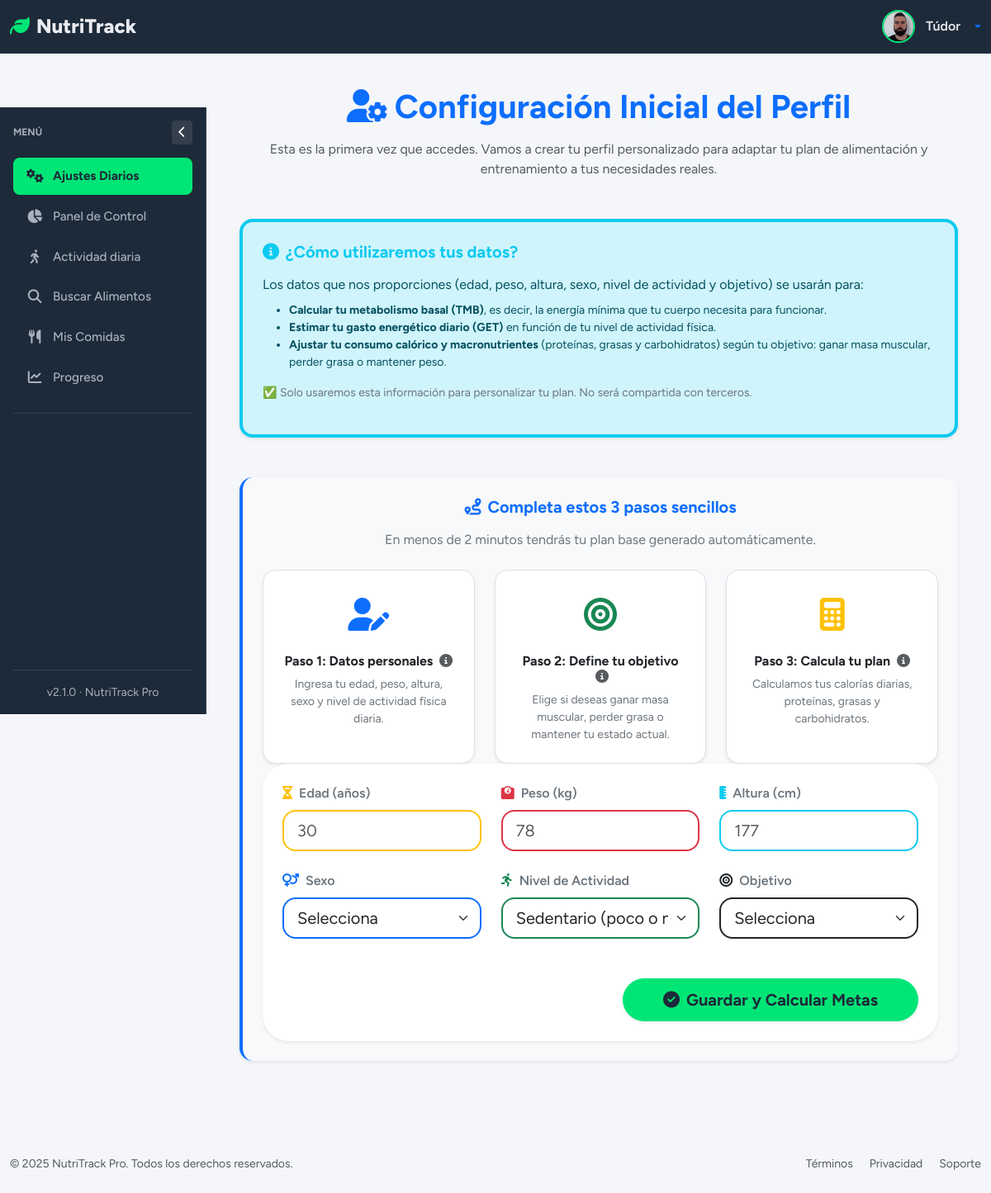
The app's page /settings (signed in), older data.
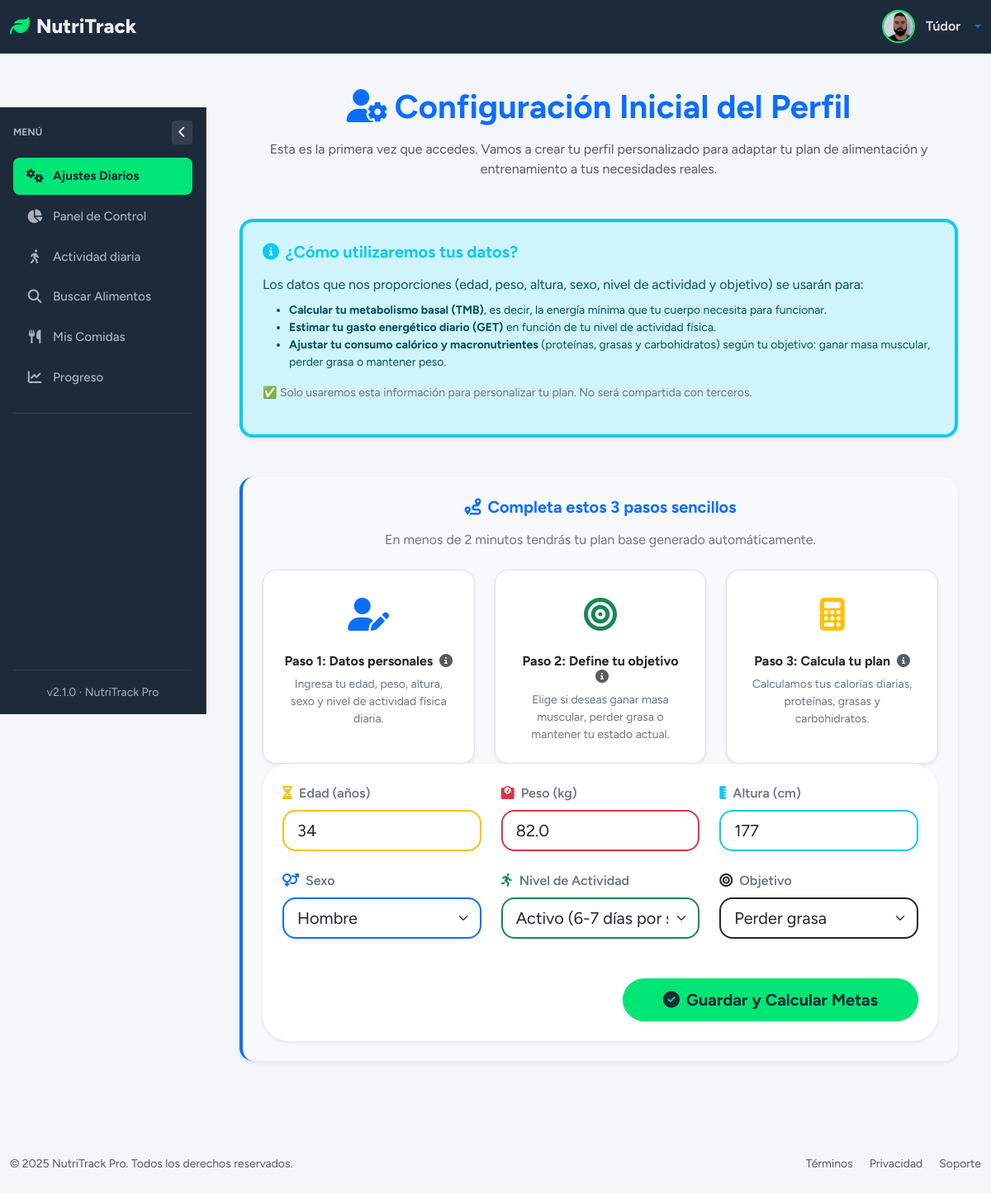
The same page, newer data.
### tables this page shows
CREATE TABLE "user_goals" (
	"user_id"	INTEGER,
	"daily_calories"	INTEGER DEFAULT 2000,
	"daily_proteins"	INTEGER DEFAULT 50,
	"daily_water"	INTEGER DEFAULT 2,
	"daily_activity"	INTEGER, calories_consumed REAL DEFAULT 0, proteins_consumed REAL DEFAULT 0, fats_consumed REAL DEFAULT 0, carbs_consumed REAL DEFAULT 0, created_at TEXT, updated_at TEXT, water_consumed REAL DEFAULT 0, daily_fats REAL DEFAULT 60, daily_carbs REAL DEFAULT 60, weight REAL, height INTEGER, age INTEGER, gender TEXT, goal TEXT,
	PRIMARY KEY("user_id"),
	FOREIGN KEY("user_id") REFERENCES "loggin"("id")
);

### app/controllers/SettingsController.py (the view, shortened to what this page needs)
@app.route('/settings', methods=['GET', 'POST'])
@login_required
def settings():
    goals = get_user_goals(current_user.id)
    return render_template('Settings/settings_first_time.html', goals=goals)

### app/__init__.py (called while the page is built)
@login_manager.user_loader
def load_user(user_id):
    return User.get_by_id(user_id)

@app.after_request
def add_security_headers(response):
    response.headers['Cache-Control'] = 'no-cache, no-store, must-revalidate, max-age=0'
    response.headers['Pragma'] = 'no-cache'
    response.headers['Expires'] = '0'
    response.headers['X-Content-Type-Options'] = 'nosniff'
    return response

### app/conexion.py (called while the page is built)
@contextmanager
def get_db_connection():
    conn = sqlite3.connect(DATABASE)
    conn.row_factory = sqlite3.Row  # Esto permite acceso como diccionario
    try:
        yield conn
    finally:
        conn.close()

@contextmanager
def get_db_cursor():
    with get_db_connection() as conn:
        cursor = conn.cursor()
        try:
            yield cursor
            conn.commit()
        except:
            conn.rollback()
            raise

### app/controllers/UsersController.py (called while the page is built)
@app.context_processor
def inject_prefs():
    if current_user.is_authenticated:
        prefs = get_user_preferences(current_user.id)  # función que recupera las prefs
        return dict(prefs=prefs)
    return dict(prefs=None)

### app/templates/Settings/settings_first_time.html (shortened to what the changed rows need)
{% extends "base.html" %}
{% block section %}
<div class="text-center mb-5">
  <h1 class="display-6 fw-bold text-primary mb-3">
    <i class="fas fa-user-cog me-2"></i>Configuración Inicial del Perfil
  </h1>
</div>
<div class="alert alert-info shadow-sm rounded-4 border-start border-4 border-info p-4 mb-5">
  <h2 class="h5 fw-bold text-info mb-3">
    <i class="fas fa-info-circle me-2"></i>¿Cómo utilizaremos tus datos?
  </h2>
</div>
<div class="card shadow-sm rounded-4 p-4 mb-5 border-start border-4 border-primary bg-light">
  <h2 class="h5 fw-bold text-primary mb-3 text-center">
    <i class="fas fa-route me-2"></i>Completa estos 3 pasos sencillos
  </h2>
<div class="card shadow-sm border-0 rounded-5 p-4">
  <form method="POST" novalidate>
    <div class="row g-4">
      <div class="col-12 col-md-6 col-lg-4">
        <label for="age" class="form-label fw-semibold text-secondary">
          <i class="fas fa-hourglass-half me-2 text-warning"></i>Edad (años)
        </label>
        <input
          type="number"
          id="age"
          name="age"
          class="form-control form-control-lg rounded-4 border-2 border-warning"
          placeholder="30"
          min="10"
          max="100"
          required
          value="{{ goals.age or '' }}"
        >
      </div>
      <div class="col-12 col-md-6 col-lg-4">
        <label for="weight" class="form-label fw-semibold text-secondary">
          <i class="fas fa-weight me-2 text-danger"></i>Peso (kg)
        </label>
        <input
          type="number"
          id="weight"
          name="weight"
          class="form-control form-control-lg rounded-4 border-2 border-danger"
          placeholder="78"
          step="0.1"
          min="30"
          max="200"
          required
          value="{{ goals.weight or '' }}"
        >
      </div>
      <div class="col-12 col-md-6 col-lg-4">
        <label for="height" class="form-label fw-semibold text-secondary">
          <i class="fas fa-ruler-vertical me-2 text-info"></i>Altura (cm)
        </label>
        <input
          type="number"
          id="height"
          name="height"
          class="form-control form-control-lg rounded-4 border-2 border-info"
          placeholder="177"
          min="100"
          max="250"
          required
          value="{{ goals.height or '' }}"
        >
      </div>
      <div class="col-12 col-md-6 col-lg-4">
        <label for="gender" class="form-label fw-semibold text-secondary">
          <i class="fas fa-venus-mars me-2 text-primary"></i>Sexo
        </label>
        <select
          id="gender"
          name="gender"
          class="form-select form-select-lg rounded-4 border-2 border-primary"
          required
        >
          <option value="" disabled {% if not goals.gender %}selected{% endif %}>Selecciona</option>
          <option value="male" {% if goals.gender == 'male' %}selected{% endif %}>Hombre</option>
        </select>
      </div>
      <div class="col-12 col-md-6 col-lg-4">
        <label for="activity_level" class="form-label fw-semibold text-secondary">
          <i class="fas fa-running me-2 text-success"></i>Nivel de Actividad
        </label>
        <select
          id="activity_level"
          name="activity_level"
          class="form-select form-select-lg rounded-4 border-2 border-success"
          required
        >
          <option value="sedentary" {% if goals.daily_activity == 0 %}selected{% endif %}>Sedentario (poco o nada de ejercicio)</option>
          <option value="active" {% if goals.daily_activity == 90 %}selected{% endif %}>Activo (6-7 días por semana)</option>
        </select>
      </div>
      <div class="col-12 col-md-6 col-lg-4">
        <label for="goal" class="form-label fw-semibold text-secondary">
          <i class="fas fa-bullseye me-2 text-dark"></i>Objetivo
        </label>
        <select
          id="goal"
          name="goal"
          class="form-select form-select-lg rounded-4 border-2 border-dark"
          required
        >
          <option value="" disabled {% if not goals.goal %}selected{% endif %}>Selecciona</option>
          <option value="lose" {% if goals.goal == 'lose' %}selected{% endif %}>Perder grasa</option>
        </select>
      </div>
    </div>
  </form>
</div>
{% endblock %}

Row changes from the older to the newer data that the page shows:
now on this page (row edited): user_goals: age "34", weight "82.0", height "177", gender "Hombre", activity_level "Activo (6-7 días por semana)", goal "Perder grasa"
Text that changed along with them:
form field gender: "Selecciona" → (not shown)
form field activity_level: "Sedentario (poco o nada de ejercicio)" → (not shown)
form field goal: "Selecciona" → (not shown)
